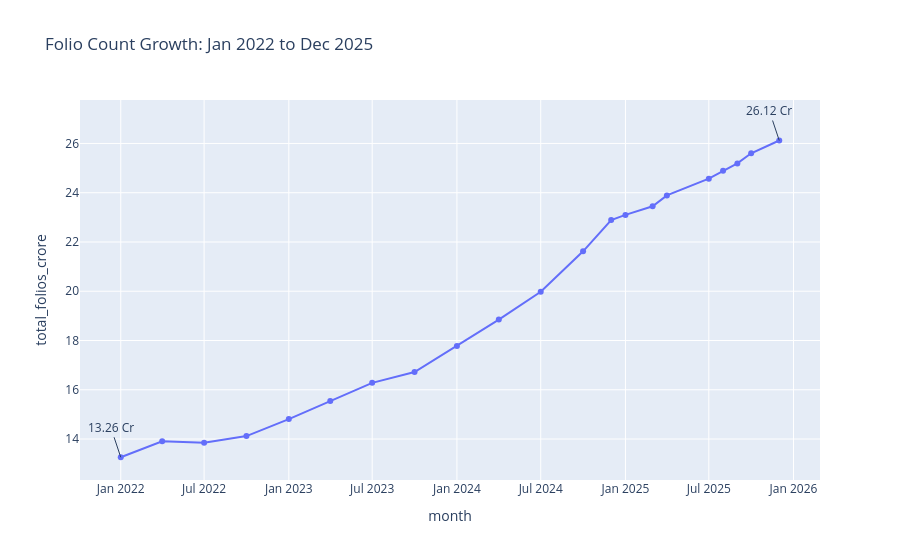

The notebook cell this image was saved under:
### Code cell
# Folio Count Growth
fig = px.line(
    folio,
    x="month",
    y="total_folios_crore",
    markers=True,
    title="Folio Count Growth: Jan 2022 to Dec 2025"
)

fig.add_annotation(
    x=pd.to_datetime("2022-01-01"),
    y=13.26,
    text="13.26 Cr",
    showarrow=True
)

fig.add_annotation(
    x=pd.to_datetime("2025-12-01"),
    y=26.12,
    text="26.12 Cr",
    showarrow=True
)

fig.show()
fig.write_html(CHART_DIR / "13_folio_count_growth.html")

### Figure 1 — Plotly figure (JSON) as saved in the notebook; plotly's stock layout.template omitted (floating-point values rounded to 4 significant figures)
{"data": [{"hovertemplate": "month=%{x}<br>total_folios_crore=%{y}<extra></extra>", "legendgroup": "", "line": {"color": "#636efa", "dash": "solid"}, "marker": {"symbol": "circle"}, "mode": "lines+markers", "name": "", "orientation": "v", "showlegend": false, "type": "scatter", "x": ["2022-01-01T00:00:00.000000", "2022-04-01T00:00:00.000000", "2022-07-01T00:00:00.000000", "2022-10-01T00:00:00.000000", "2023-01-01T00:00:00.000000", "2023-04-01T00:00:00.000000", "2023-07-01T00:00:00.000000", "2023-10-01T00:00:00.000000", "2024-01-01T00:00:00.000000", "2024-04-01T00:00:00.000000", "2024-07-01T00:00:00.000000", "2024-10-01T00:00:00.000000", "2024-12-01T00:00:00.000000", "2025-01-01T00:00:00.000000", "2025-03-01T00:00:00.000000", "2025-04-01T00:00:00.000000", "2025-07-01T00:00:00.000000", "2025-08-01T00:00:00.000000", "2025-09-01T00:00:00.000000", "2025-10-01T00:00:00.000000", "2025-12-01T00:00:00.000000"], "xaxis": "x", "y": [13.26, 13.91, 13.85, 14.12, 14.81, 15.54, 16.28, 16.72, 17.78, 18.85, 19.98, 21.62, 22.89, 23.1, 23.45, 23.89, 24.57, 24.89, 25.19, 25.6, 26.12], "yaxis": "y"}], "layout": {"annotations": [{"showarrow": true, "text": "13.26 Cr", "x": "2022-01-01T00:00:00", "y": 13.26}, {"showarrow": true, "text": "26.12 Cr", "x": "2025-12-01T00:00:00", "y": 26.12}], "legend": {"tracegroupgap": 0}, "title": {"text": "Folio Count Growth: Jan 2022 to Dec 2025"}, "xaxis": {"anchor": "y", "domain": [0, 1], "title": {"text": "month"}}, "yaxis": {"anchor": "x", "domain": [0, 1], "title": {"text": "total_folios_crore"}}}}
